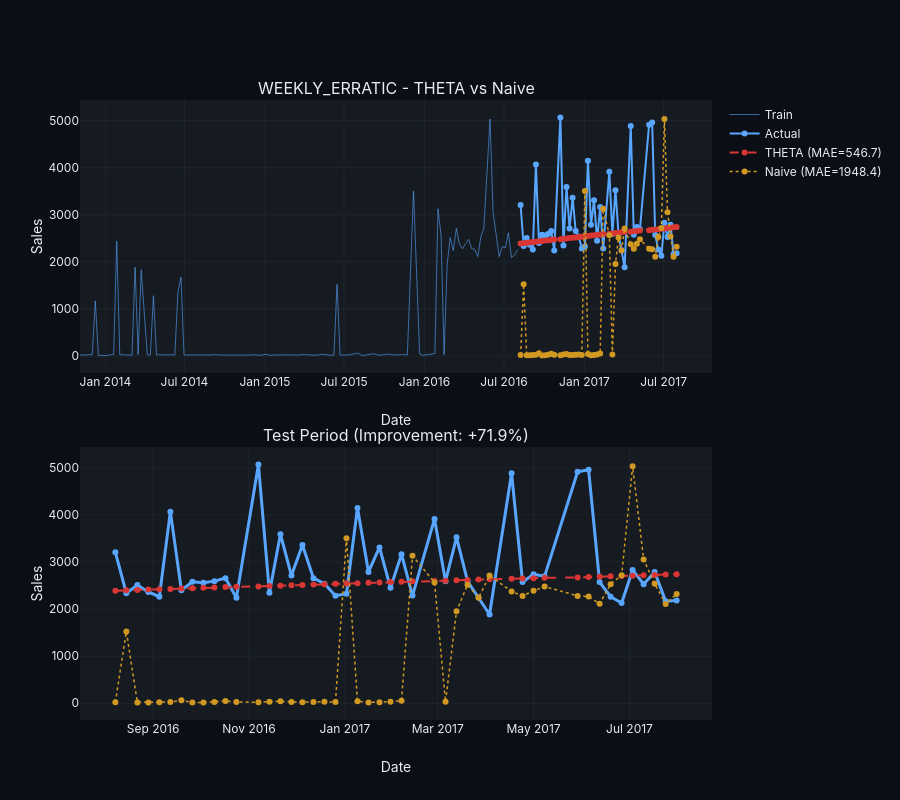

The code cell stored with this chart in its notebook:
### Markdown cell above
## Run Weekly Erratic (THETA)

### Code cell
result_weekly_erratic = run_baseline_plotly(
    df=weekly_erratic_agg,
    pattern="weekly_erratic",
    store=ITEMS_TO_MODEL["weekly_erratic"]["store"],
    item=ITEMS_TO_MODEL["weekly_erratic"]["item"],
    freq="W",
    season_length=52,
    test_weeks=TEST_WEEKS_WEEKLY,
    model_type="theta",
)
